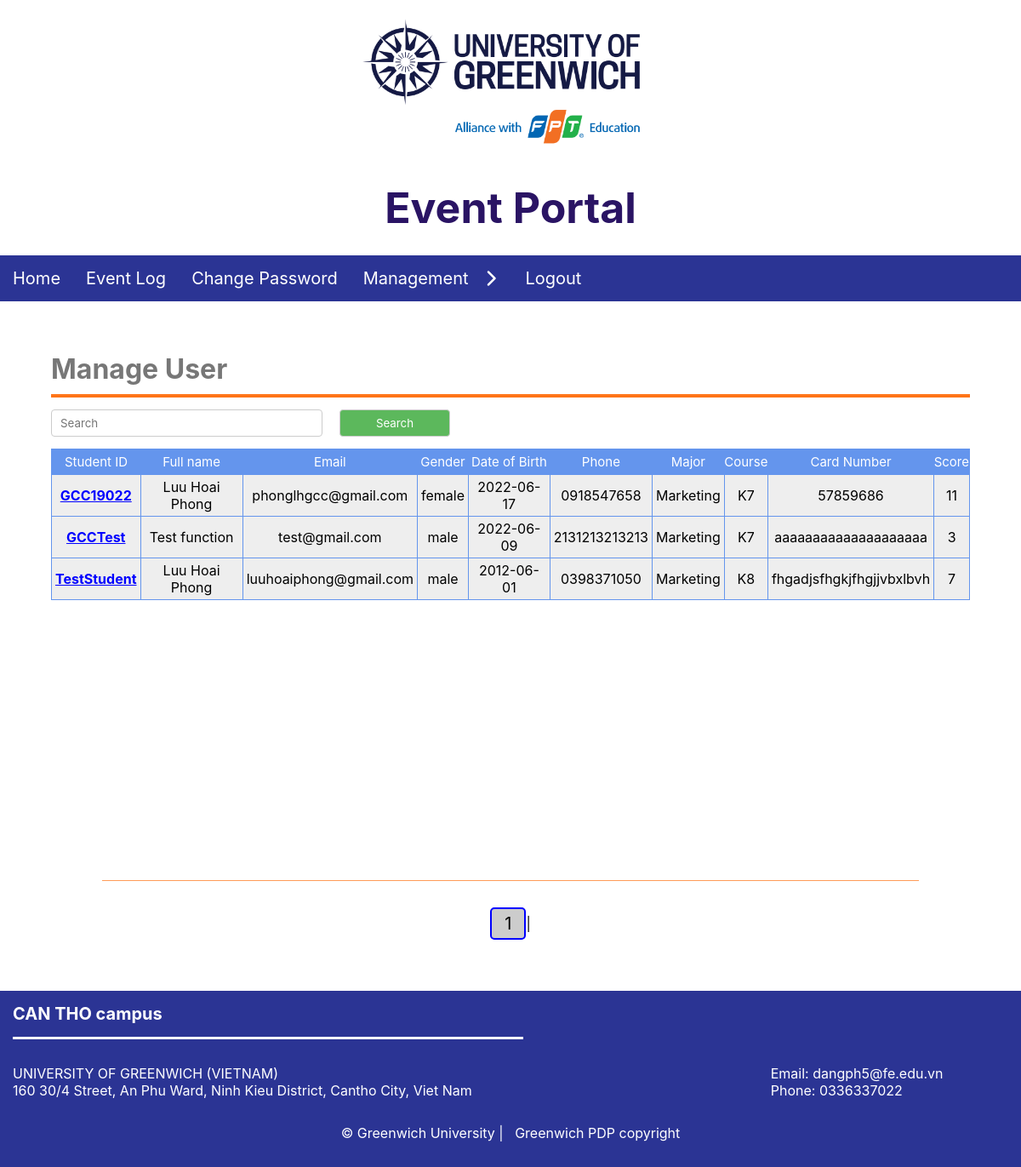
/admin.php?page=student, run on the app's committed database.
### tables this page shows
CREATE TABLE `user` (
  `student_id` varchar(20) NOT NULL,
  `fullname` varchar(100) NOT NULL,
  `phone` varchar(100) NOT NULL,
  `gender` varchar(10) NOT NULL,
  `email` varchar(100) NOT NULL,
  `dob` date NOT NULL,
  `card_uid` varchar(200) NOT NULL,
  `password` varchar(200) NOT NULL,
  `major_id` int(11) NOT NULL,
  `course_id` int(11) NOT NULL,
  `card_select` int(11) DEFAULT 0,
  `add_card` int(11) DEFAULT 0
);

CREATE TABLE `major` (
  `major_id` int(11) NOT NULL,
  `major_name` varchar(100) NOT NULL
);

CREATE TABLE `course` (
  `course_id` int(11) NOT NULL,
  `course_name` varchar(100) NOT NULL
);

### Views/ManageStudent.php (the view, shortened to what this page needs)
<body>
    <div class="user-container">
        <h1 class="mn-title">Manage User</h1>
        <hr class="orange-line">
        <div class="table-function">
            <form action="" class="search" method="POST">
                <div class="search-cover">
                    <input type="text" id="search" name="search" class="search-box" placeholder="Search">
                </div>
                <input class="btn-search" id="btn-search" name="btn-search" type="submit" value="Search">
            </form>
        </div>
        <div class="main-table">
            <table class="table-admin">
                <tr class="table-head">
                    <th class="head-row">Student ID</th>
                    <th class="head-row">Full name</th>
                    <th class="head-row">Email</th>
                    <th class="head-row">Gender</th>
                    <th class="head-row">Date of Birth</th>
                    <th class="head-row">Phone</th>
                    <th class="head-row">Major</th>
                    <th class="head-row">Course</th>
                    <th class="head-row">Card Number</th>
                    <th class="head-row">Score</th>
                </tr>
                <?php
                include_once('./Libs/index.php');
                $result = mysqli_query($conn, 'select count(student_id) as total from user');
                $row = mysqli_fetch_assoc($result);
                $total_records = $row['total'];
                $current_page = isset($_GET['pages']) ? $_GET['pages'] : 1;
                $limit = 15;
                $total_page = ceil($total_records / $limit);
                $start = ($current_page - 1) * $limit;
                if (isset($_POST['btn-search'])) {
                    $search = $_POST['search'];
                    $sql = "SELECT * FROM user a, major b, course c WHERE a.student_id LIKE '%$search%' and a.major_id=b.major_id and a.course_id=c.course_id OR a.fullname LIKE '%$search%' and a.major_id=b.major_id and a.course_id=c.course_id  LIMIT $start, $limit";
                } else {
                    $sql = "SELECT * FROM user a, major b, course c WHERE a.major_id=b.major_id and a.course_id=c.course_id LIMIT $start, $limit";
                }
                $result = mysqli_query($conn, $sql) or die(mysqli_error($conn));
                while ($row = mysqli_fetch_array($result, MYSQLI_ASSOC)) {
                    $student_id = $row['student_id'];
                    $res = mysqli_query($conn, "SELECT SUM(scores) as scores FROM `user_log` WHERE student_id='$student_id'");
                    $rowscores = mysqli_fetch_array($res, MYSQLI_ASSOC);
                ?>
                    <tr class="table-body">
                        <td class="body-row">
                            <a style="font-weight: bold; color: blue;" class="choose-user js-update-user" href="?page=student&&stuid=<?php echo $row['student_id'] ?>"><?php echo $row['student_id'] ?></a>
                        </td>
                        <td class="body-row"><?php echo $row['fullname'] ?></td>
                        <td class="body-row"><?php echo $row['email'] ?></td>
                        <td class="body-row"><?php echo $row['gender'] ?></td>
                        <td class="body-row"><?php echo $row['dob'] ?></td>
                        <td class="body-row"><?php echo $row['phone'] ?></td>
                        <td class="body-row"><?php echo $row['major_name'] ?></td>
                        <td class="body-row"><?php echo $row['course_name'] ?></td>
                        <td class="body-row"><?php echo $row['card_uid'] ?></td>
                        <td class="body-row"><?php echo $rowscores['scores'] ?></td>
                    </tr>
                <?php } ?>
            </table>
        </div>
    </div>
    <div class="pag-outline">
        <div class="pag-block">
            <div class="pag-item">
                <?php
                for ($i = 1; $i <= $total_page; $i++) {
                    if ($i == $current_page) {
                        echo '<span class="pag-number" style="border: 2px solid blue; background-color:#ccc;">' . $i . '</span> | ';
                    } else {
                        echo '<a class="pag-hplink" href="admin.php?page=student&&pages=' . $i . '"><div class="pag-number">' . $i . '</div></a> |';
                    }
                }
                ?>
            </div>
        </div>
    </div>
</body>

### Assets/css/pagination.css (style rules this page uses)
* { padding: 0px; margin: 0px; font-family: -apple-system, BlinkMacSystemFont, 'Segoe UI', Roboto, Oxygen, Ubuntu, Cantarell, 'Open Sans', 'Helvetica Neue', sans-serif; }
:root { --orangeBor: #ff9c59; --white: #fff; --black: #343535; }
.pag-outline { padding: 30px 10%; }
.pag-block { height: 100px; width: 100%; display: flex; justify-content: center; align-items: center; border-top: 1px solid var(--orangeBor); }
.pag-number { width: fit-content; height: fit-content; background-color: var(--white); border: 2px solid var(--orangeBor); border-radius: 5px; font-size: 20px; text-align: center; padding: 5px 15px; }
.pag-item { display: flex; justify-content: center; align-items: center; margin-left: 15px; margin-right: 15px; }

### Assets/css/Admin.css (style rules this page uses)
* { padding: 0; margin: 0; box-sizing: border-box; }
:root { --blue: #2B3494; --orange: #FF7518; --white: #fff; --blueTrans: rgba(43,52,148,0.9); --orangeTrans: rgba(255,117,24,0.9); --whiteTrans: rgba(255,255,255,0.9); --blueViolet: #2A1464; --btnAdd: #5CB85C; --btnAddRight: #1177D1;; --border:#ccc; }
html { font-family:-apple-system, BlinkMacSystemFont, 'Segoe UI', Roboto, Oxygen, Ubuntu, Cantarell, 'Open Sans', 'Helvetica Neue', sans-serif; }
.user-container { padding: 5%; min-height: 650px; }
.mn-title { color:#777777; }
.orange-line { margin-top:10px; border: 2px solid #FF7518; }
.table-function { display:flex; margin-top: 10px; position: relative; height: 40px; margin-bottom:10px; align-items: center; }
.search { display: flex; height: 80%; align-items: center; width: 100%; }
.search-cover { height:100%; width: 30%; display: flex; align-items: center; }
.search-box { height:100%; width: 100%; border-radius:4px; border: 1px solid #ccc; padding-left: 10px; margin-right: 5px; }
.btn-search { height:100%; width: 130px; background-color: #5CB85C; color: #fff; border: 1px solid #ccc; border-radius: 4px; margin-left: 15px; }
.main-table { width:100%; }
.table-admin { border: 0.5px solid #6495ED; width: 100%; border-collapse: collapse; }
.table-head { background-color:#6495ED; border: 0.5px solid #6495ED; color: #fff; height: 30px; font-size: 15px; justify-content: center; }
.head-row { font-weight: 400; }
.table-body { background-color: #EEEEEE; height: 25px; text-align: center; border: 1px solid #6495ED; }
.body-row { border: 1px solid #6495ED; padding: 4px; }
.choose-user { text-decoration: underline; }

### Assets/css/Index.css (style rules this page uses)
:root { --blue: #2B3494; --orange: #FF7518; --white: #fff; --blueTrans: rgba(43,52,148,0.9); --orangeTrans: rgba(255,117,24,0.9); --whiteTrans: rgba(255,255,255,0.9); --blueViolet: #2A1464; }
* { margin: 0px; padding: 0px; font-family: -apple-system, BlinkMacSystemFont, 'Segoe UI', Roboto, Oxygen, Ubuntu, Cantarell, 'Open Sans', 'Helvetica Neue', sans-serif; }
.header { display: block; height: 300px; background-color: var(--white); }
.header-logo { width: auto; height: 200px; margin-left: 50%; transform: translateX(-50%); }
.header-title { font-size: 50px; text-align: center; margin-top: calc(50px - 40px); color: var(--blueViolet); }
.menu { width: 100%; height: fit-content; background-color: var(--blue); }
.menu-bar { display: flex; list-style: none; }
.menu-item { height: fit-content; padding: 15px 15px 15px 15px; cursor: pointer; }
.menu-link { color: var(--white); text-decoration: none; font-size: 20px; text-align: center; }
.menu-control { position: relative; }
.menu-drop-icon { transform: rotate(-90deg); }
.footer { display: block; background-color: var(--blue); color: var(--white); font-size: 20px; padding-bottom: 30px; }
.footer-title { padding: 15px 0px; border-bottom: 3px solid white; width: 50%; margin: 0px 15px 30px 15px; font-size: 20px; }
.block-info { display: flex; flex-flow: row wrap; margin: 30px 15px 30px 15px; }
.left-info { margin-right: 15%; font-size: 16px; }
.right-info { margin-left: 15%; font-size: 16px; }
.info-char { width: max-content; font-size: 16px; }
.link-info { color: var(--white); text-decoration: none; font-size: 16px; }
.ft-coppyright { text-align: center; font-size: 16px; }

### Assets/css/ChangePass.css (style rules this page uses)
* { margin: 0; padding: 0; font-family: -apple-system, BlinkMacSystemFont, 'Segoe UI', Roboto, Oxygen, Ubuntu, Cantarell, 'Open Sans', 'Helvetica Neue', sans-serif; }

### data on the page
user: student_id "GCC19022", fullname "Luu Hoai Phong", email "phonglhgcc@gmail.com", gender "female", dob "2022-06-17", phone "0918547658", major.major_name "Marketing", course.course_name "K7", card_uid "57859686", scores "11"
user: student_id "GCCTest", fullname "Test function", email "test@gmail.com", gender "male", dob "2022-06-09", phone "2131213213213", major.major_name "Marketing", course.course_name "K7", card_uid "aaaaaaaaaaaaaaaaaaaa", scores "3"
user: student_id "TestStudent", fullname "Luu Hoai Phong", email "luuhoaiphong@gmail.com", gender "male", dob "2012-06-01", phone "0398371050", major.major_name "Marketing", course.course_name "K8", card_uid "fhgadjsfhgkjfhgjjvbxlbvh", scores "7"
